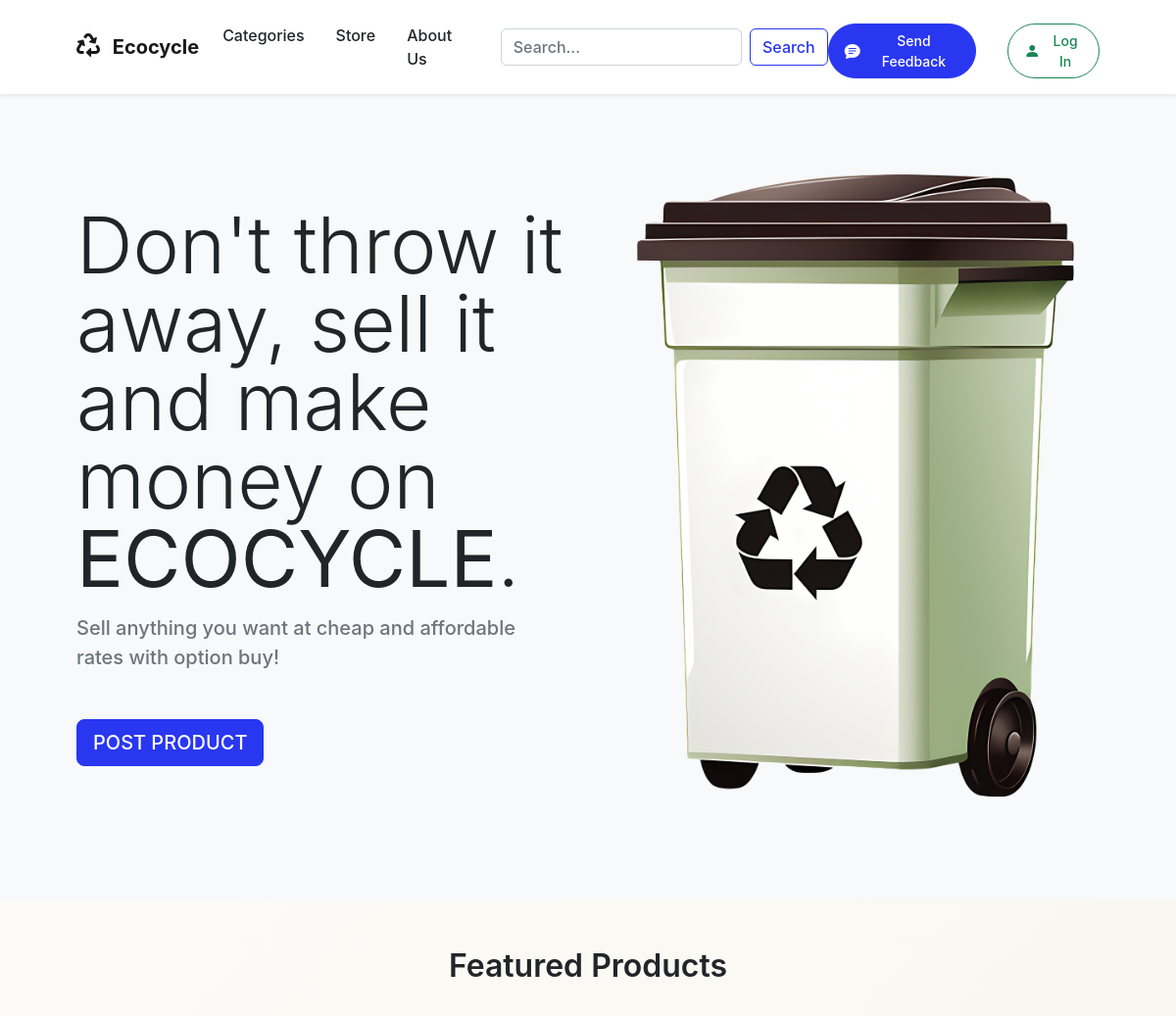
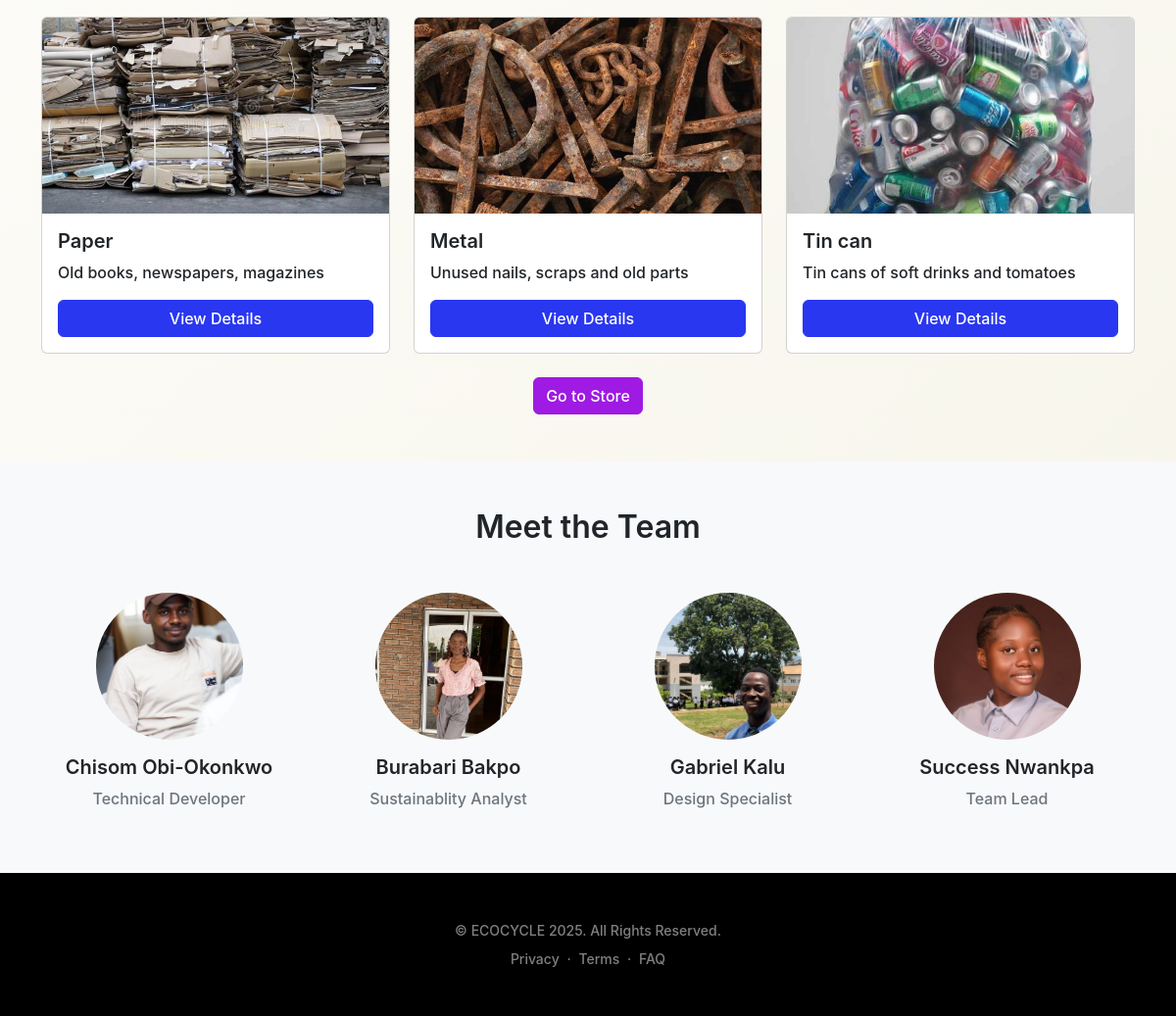
/home/, run on the app's committed database (2 pictures, top to bottom).
### store/models.py (models this page shows, shortened)
class Product(models.Model):
    CATEGORY_CHOICES = [
        ('plastic', 'Plastic'),
        ('rubber', 'Rubber'),
        ('tin', 'Tin'),
        ('old_cloths', 'Old Cloths'),
        ('metal', 'Metal'),
        ('paper', 'Paper'),
        ('other', 'Other'),
    ]
    name = models.CharField(max_length=255)
    description = models.TextField()
    price = models.DecimalField(max_digits=10, decimal_places=2)
    quantity = models.PositiveIntegerField()
    category = models.CharField(
        max_length=20,
        choices=CATEGORY_CHOICES,
        default='plastic'
    )
    seller = models.ForeignKey(User, on_delete=models.CASCADE)  # Link to the user who posted the product
    created_at = models.DateTimeField(auto_now_add=True)
    telephone = models.CharField(max_length=255, null=True, blank=True)
    whatsapp = models.CharField(max_length=255, null=True, blank=True)
    updated_at = models.DateTimeField(auto_now=True)
    image = models.ImageField(upload_to='product_images/', null=True, blank=True)

### main/views.py (the view)
# urls.py: 2. Add a URL to urlpatterns:  path('', views.home, name='home')
def home(request):
    latest_products = Product.objects.all().order_by('-created_at')[:3]
    return render(request, 'index.html', {'latest_products': latest_products})

### main/templates/index.html (shortened to what this page needs)
{% extends 'base.html' %}
{% load static %}
{% block content %}
<!DOCTYPE html>
<html lang="en">
    <head>
        <link href="https://cdn.jsdelivr.net/npm/bootstrap-icons@1.5.0/font/bootstrap-icons.css" rel="stylesheet" />
        <link href="https://cdn.jsdelivr.net/npm/bootstrap@5.0.2/dist/css/bootstrap.min.css" rel="stylesheet">
        <link href="css/styles.css" rel="stylesheet" />
        <link rel="stylesheet" href="{% static 'startbootstrap-new-age-gh-pages/css/styles.a5c218075c3d.css' %}">
        <link rel="stylesheet" href="{% static 'startbootstrap-new-age-gh-pages/css/styles.css' %}">
    </head>
    <body id="page-top">
<header class="masthead">
    <div class="container px-5">
        <div class="row gx-5 align-items-center">
            <div class="col-lg-6">
                <div class="mb-5 mb-lg-0 text-center text-lg-start">
                    <h1 class="display-1 lh-1 mb-3">Don't throw it away, sell it and make money on <strong>ECOCYCLE</strong>.</h1>
                    <p class="lead fw-normal text-muted mb-5">Sell anything you want at cheap and affordable rates with option buy!</p>
                    <div class="d-flex flex-column flex-lg-row align-items-center">
                        <a href="{% url 'login' %}" class="btn btn-primary btn-lg mb-4 mb-lg-0" role="button">POST PRODUCT</a>
                    </div>
                </div>
            </div>
            <div class="col-lg-6">
                <div class="masthead-device-mockup">
                    <img src="{% static 'startbootstrap-new-age-gh-pages/assets/img/6bb8ed05ae618806b09486b5f5959f9d.png' %}" alt="App Image" class="img-fluid">
                </div>
            </div>
        </div>
    </div>
</header>
        <section id="featured-products" class="py-5">
            <div class="container">
                <h2 class="text-center mb-5">Featured Products</h2>
                <div class="row">
                    {% for product in latest_products %}
                        <div class="col-md-4">
                            <div class="card">
                                <img src="{{ product.image.url }}" class="card-img-top" alt="{{ product.name }}">
                                <div class="card-body">
                                    <h5 class="card-title">{{ product.name }}</h5>
                                    <p class="card-text">{{ product.description }}</p>
                                    <a href="{% url 'product_detail' product.id %}" class="btn btn-primary">View Details</a>
                                </div>
                            </div>
                        </div>
                    {% endfor %}
                </div>
                <div class="text-center mt-4">
                    <a href="{% url 'product_list' %}" class="btn btn-secondary">Go to Store</a>
                </div>
            </div>
        </section>
        <section id="meet-the-team" class="bg-light py-5">
            <div class="container">
                <h2 class="text-center mb-5">Meet the Team</h2>
                <div class="row">
                    <div class="col-6 col-md-3 text-center">
                        <div class="team-member">
                            <img src="{% static 'startbootstrap-new-age-gh-pages/assets/img/IMG-20250210-WA0014-2.jpg' %}" alt="Team Member" class="img-fluid rounded-circle mb-3" style="width: 150px; height: 150px; object-fit: cover;">
                            <h5>Chisom Obi-Okonkwo</h5>
                            <p class="text-muted">Technical Developer</p>
                        </div>
                    </div>
                    <div class="col-6 col-md-3 text-center">
                        <div class="team-member">
                            <img src="{% static 'startbootstrap-new-age-gh-pages/assets/img/IMG-20250210-WA0015.jpg' %}" alt="Team Member" class="img-fluid rounded-circle mb-3" style="width: 150px; height: 150px; object-fit: cover;">
                            <h5>Burabari Bakpo</h5>
                            <p class="text-muted">Sustainablity Analyst</p>
                        </div>
                    </div>
                    <div class="col-6 col-md-3 text-center">
                        <div class="team-member">
                            <img src="{% static 'startbootstrap-new-age-gh-pages/assets/img/VkXHWKSawlTAeiky-croppedBEFij-jpg.jpg' %}" alt="Team Member" class="img-fluid rounded-circle mb-3" style="width: 150px; height: 150px; object-fit: cover;">
                            <h5>Gabriel Kalu</h5>
                            <p class="text-muted">Design Specialist</p>
                        </div>
                    </div>
                    <div class="col-6 col-md-3 text-center">
                        <div class="team-member">
                            <img src="{% static 'startbootstrap-new-age-gh-pages/assets/img/IMG-20250210-WA0017.jpg' %}" alt="Team Member" class="img-fluid rounded-circle mb-3" style="width: 150px; height: 150px; object-fit: cover;">
                            <h5>Success Nwankpa</h5>
                            <p class="text-muted">Team Lead</p>
                        </div>
                    </div>
                </div>
            </div>
        </section>
    </body>
</html>
{% endblock %}

### main/templates/base.html (style rules this page uses)
body { background: linear-gradient(135deg, #fefefe, #f4f1e1, #f7f1e1, #fefefe); background-size: 400% 400%; animation: gradientAnimation 10s ease infinite; }

### main/templates/index.html (style rules this page uses)
body { background: linear-gradient(135deg, #fefefe, #f4f1e1, #f7f1e1, #fefefe); background-size: 400% 400%; animation: gradientAnimation 10s ease infinite; }
.card { display: flex; flex-direction: column; height: 100%; }
.card-body { display: flex; flex-direction: column; }
.card-text { flex-grow: 1; }
.btn { margin-top: auto; }
.card-img-top { width: 100%; height: 200px; object-fit: cover; }

### data on the page
Product: image (picture), name "Paper", description "Old books, newspapers, magazines"
Product: image (picture), name "Metal", description "Unused nails, scraps and old parts"
Product: image (picture), name "Tin can", description "Tin cans of soft drinks and tomatoes"
